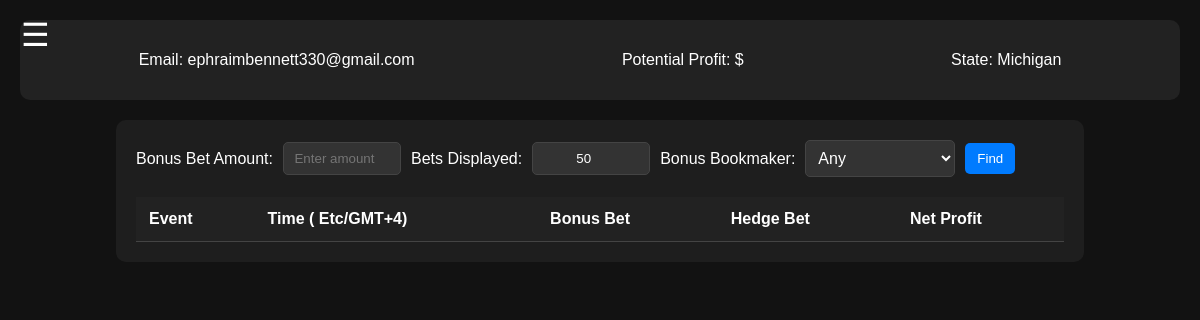
The page /bonus_bets/ (signed in) on the database its author committed.
### home/models.py (models this page shows, shortened)
class Member(AbstractBaseUser, PermissionsMixin) :
    email = models.EmailField(("email address"), unique=True)
    password = models.CharField(max_length=255)
    joined_date = models.DateField(auto_now_add=True)
    phone = models.IntegerField(null=True)
    status = models.BooleanField(default=False)
    is_staff = models.BooleanField(default=False)
    is_active = models.BooleanField(default=True)
    USERNAME_FIELD = "email"
    REQUIRED_FIELDS=[]
    objects=MemberManager()

### finder/models.py (models this page shows, shortened)
class Settings(models.Model):
    user = models.OneToOneField(Member, on_delete=models.CASCADE) # The link to member
    state = models.ForeignKey(State, on_delete=models.SET_NULL, null=True, blank=True)

class State(models.Model):
    code = models.CharField(max_length=2, unique=True)
    name = models.CharField(max_length=100)
    timezone = models.CharField(max_length=50)

### finder/views.py (the view, shortened to what this page needs)
# urls.py: path('bonus_bets/', views.bonus_bets, name='bonus_bets'),
@login_required
def bonus_bets(request):
    user_settings, created = Settings.objects.get_or_create(user=request.user)
    bookmakers = BookMaker.objects.all()
    bonus_size = request.GET.get('amount')
    return render(request, 'bonus_bets.html', {'settings': user_settings, 'bookmakers': bookmakers})

### finder/templates/bonus_bets.html (shortened to what this page needs)
{% extends "dashboard.html" %}
{% load static %}
{% block extra_style %}
<link rel="stylesheet" href="{% static 'bonus_bets.css' %}">
{% endblock %}
{% block main %}
<div class="bonus-bets-container">
    <div class="bonus-bet-input">
        <label for="bonus-bet-amount">Bonus Bet Amount:</label>
        <input type="number" id="bonus-bet-amount" name="bonus_bet" min="1" step="any" placeholder="Enter amount">
        <label for="bets-displayed">Bets Displayed:</label>
        <input type="number" id="bets-displayed" name="bets_displayed" min="1" max="200" value="50">
        <label for="bonus-bookmaker">Bonus Bookmaker:</label>
        <select id="bonus-bookmaker" name="bonus_bookmaker">
            <option value="" selected>Any</option>
        </select>
        <button id="find-bonus-bets">Find</button>
    </div>
    <div class="bonus-bets-table">
        <table>
            <thead>
                <tr>
                    <th>Event</th>
                    <th>Time ( {{ settings.state.timezone }})</th>
                    <th>Bonus Bet</th>
                    <th>Hedge Bet</th>
                    <th>Net Profit</th>
                </tr>
            </thead>
        </table>
    </div>
</div>
{% endblock %}

### finder/templates/dashboard.html (shortened to what this page needs)
<!DOCTYPE html>
<html lang="en">
<head>
    {% load static %}
    <link rel="stylesheet" href="{% static 'dashboard.css' %}">
    {% block extra_style %}
    {% endblock %}
</head>
<body>
    <div class="dashboard-container">
        <div class="dashboard-top">
            <button class="hamburger-menu" onclick="toggleMenu()">☰</button>
            <p>Email: <span id="user-email">{{ request.user.email }}</span></p>
            <p>Potential Profit: $</p>
            <p>State: <span id="user-state"> {{settings.state.name}}</span></p>
        </div>
        {% block main %}{% endblock %}
    </div>
</body>
</html>

### finder/static/dashboard.css (style rules this page uses)
body { background-color: #121212; color: #e0e0e0; font-family: Arial, sans-serif; margin: 0; padding: 0; }
.dashboard-container { text-align: center; padding: 20px; }
.dashboard-top { display: flex; justify-content: space-around; background-color: #222; color: white; padding: 15px; border-radius: 10px; margin-bottom: 20px; }
.hamburger-menu { position: fixed; top: 15px; left: 15px; background: none; border: none; font-size: 24px; color: white; cursor: pointer; }
.hamburger-menu { font-size: 32px; color: white; background: none; border: none; cursor: pointer; }

### finder/static/bonus_bets.css (style rules this page uses)
.bonus-bets-container { width: 80%; margin: 20px auto; padding: 20px; background-color: #1e1e1e; border-radius: 10px; color: white; }
.bonus-bet-input { display: flex; align-items: center; gap: 10px; margin-bottom: 20px; }
.bonus-bet-input label { font-size: 16px; }
.bonus-bet-input input { padding: 8px; border: 1px solid #444; border-radius: 5px; background-color: #333; color: white; width: 100px; text-align: center; }
.bonus-bet-input button { background-color: #007bff; color: white; padding: 8px 12px; border: none; border-radius: 5px; cursor: pointer; transition: background-color 0.3s; }
.bonus-bets-table table { width: 100%; border-collapse: collapse; }
.bonus-bets-table th, .bonus-bets-table td { padding: 13px; border-bottom: 1px solid #444; text-align: left; white-space: normal; word-break: break-word; }
.bonus-bets-table th { background-color: #222; }
.bonus-bet-input select { padding: 8px; border: 1px solid #444; border-radius: 5px; background-color: #333; color: white; cursor: pointer; font-size: 16px; width: 150px; }

### rows shown on the page
Member: user.email "ephraimbennett330@gmail.com"
Settings: state.name "Michigan", state.timezone "Etc/GMT+4"
